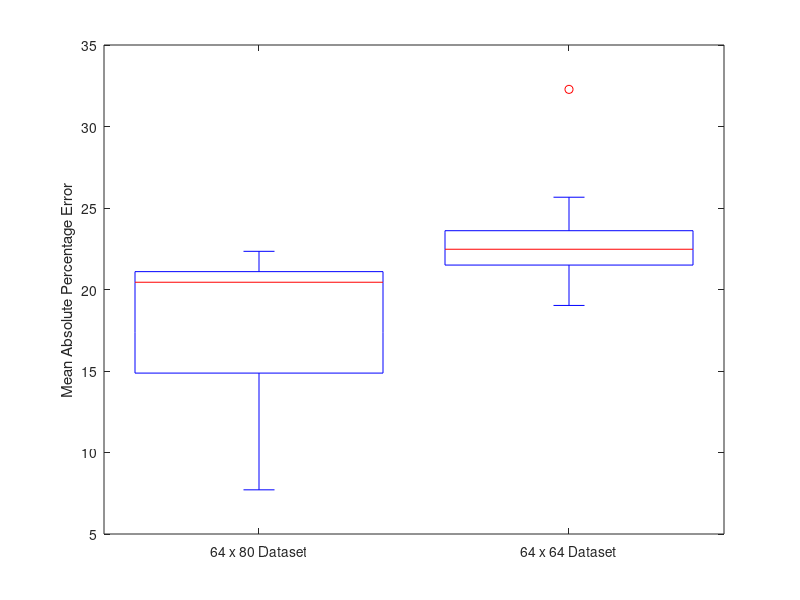

The MATLAB source for this figure:
% 64p dataset (64 x 80) downsampled from raw 
loss_64p = [13.160996425513066; 20.004562817197858; 20.57416648864746;
	20.316837576663854; 21.145298050389144; 13.159131691672584;
	20.946259481256657; 21.92774719469475; 7.709912172953287;
	22.34262528852983];

% 64x64 patches dataset
loss_patches = [25.661751255844578; 21.227915330366656; 22.32398258556019;
	19.35623857902758; 19.022249164003313; 22.615686867453835;
	22.31386375427246; 32.2781481887355; 23.236245184233695;
	23.730565227161755];

figure('name','Regression mean absolute percentage error','NumberTitle','off')
boxplot([loss_64p loss_patches], 'Labels',... 
    {'64 x 80 Dataset','64 x 64 Dataset'})
ylabel('Mean Absolute Percentage Error')
